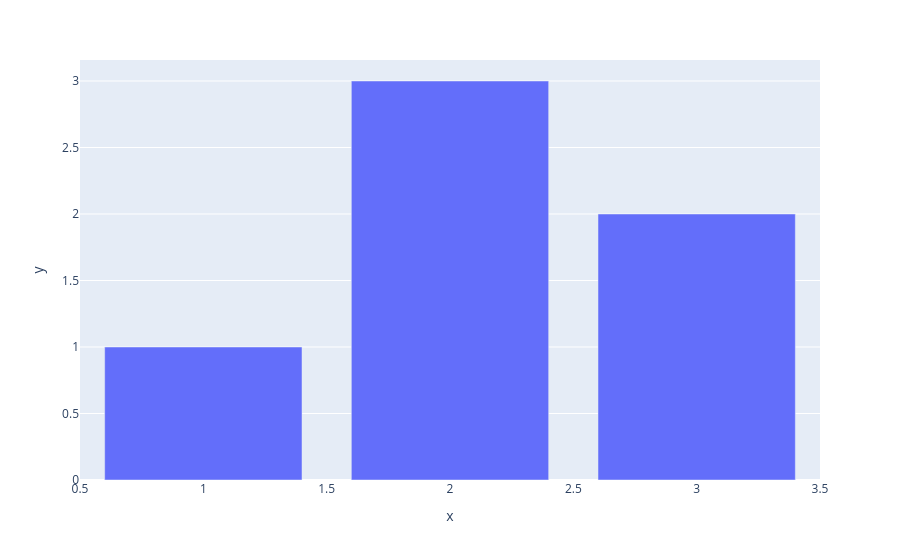

This figure's notebook cell:
### Code cell
fig.show()

### Figure 1 — Plotly figure (JSON) as saved in the notebook; plotly's stock layout.template omitted (floating-point values rounded to 4 significant figures)
{"data": [{"alignmentgroup": "True", "hovertemplate": "x=%{x}<br>y=%{y}<extra></extra>", "legendgroup": "", "marker": {"color": "#636efa"}, "name": "", "offsetgroup": "", "orientation": "v", "showlegend": false, "textposition": "auto", "type": "bar", "x": [1, 2, 3], "xaxis": "x", "y": [1, 3, 2], "yaxis": "y"}], "layout": {"autosize": true, "barmode": "relative", "legend": {"tracegroupgap": 0}, "margin": {"t": 60}, "xaxis": {"anchor": "y", "autorange": true, "domain": [0, 1], "range": [0.5, 3.5], "title": {"text": "x"}, "type": "linear"}, "yaxis": {"anchor": "x", "autorange": true, "domain": [0, 1], "range": [0, 3.158], "title": {"text": "y"}, "type": "linear"}}}
